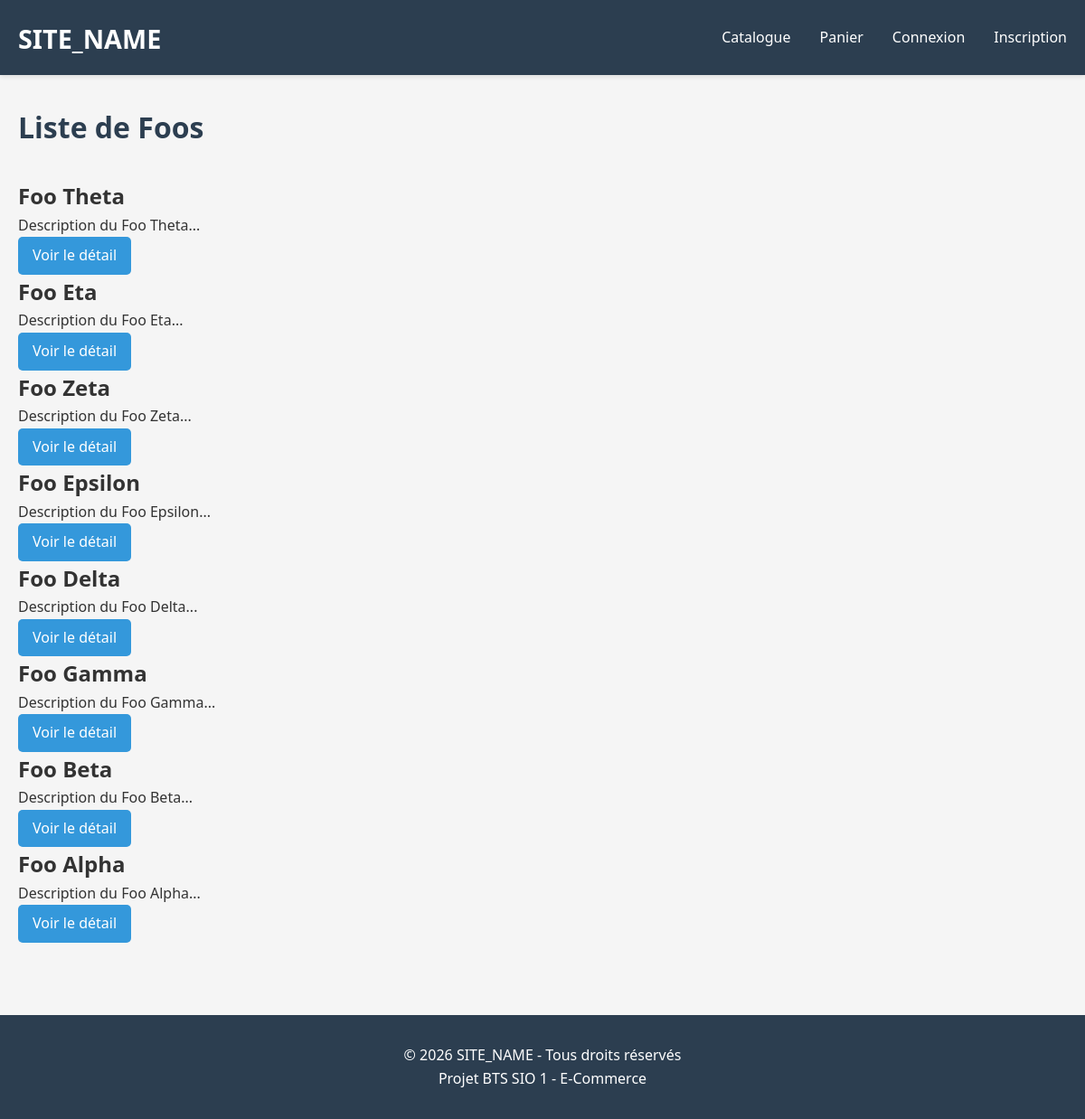
The page / on the database its author committed.
### tables this page shows
CREATE TABLE foos (
    id INT AUTO_INCREMENT PRIMARY KEY,
    nom VARCHAR(200) NOT NULL,
    description TEXT,
    date_ajout DATETIME DEFAULT CURRENT_TIMESTAMP,
    INDEX idx_nom (nom)
);

### controllers/FooController.php (called while the page is built, shortened)
<?php
require_once __DIR__ . '/../models/Foo.php';
class FooController {
    private $fooModel;
    public function __construct() {
        $this->fooModel = new Foo();
    }
    public function list() {
        $foos = $this->fooModel->getAll();
        require_once __DIR__ . '/../views/shop/catalog.php';
    }
}

### public/index.php (called while the page is built, shortened)
<?php
require_once '../config/database.php';
$action = $_GET['action'] ?? 'list';
$action = preg_replace('/[^a-zA-Z]/', '', $action);
$controllerInstance = new $controllerClass();
$controllerInstance->$action();

### config/database.php (called while the page is built, shortened)
<?php
class Database {
    private static $pdo = null;
    public static function getConnection() {
        if (self::$pdo === null) {
            try {
                $dsn = 'mysql:host=' . DB_HOST . ';dbname=' . DB_NAME . ';charset=' . DB_CHARSET;
                $options = [
                    PDO::ATTR_ERRMODE => PDO::ERRMODE_EXCEPTION,
                    PDO::ATTR_DEFAULT_FETCH_MODE => PDO::FETCH_ASSOC,
                    PDO::ATTR_EMULATE_PREPARES => false
                ];
                self::$pdo = new PDO($dsn, DB_USER, DB_PASS, $options);
            } catch (PDOException $e) {
                die('Erreur de connexion à la base de données : ' . $e->getMessage());
            }
        }
        return self::$pdo;
    }
}

### models/Foo.php (called while the page is built, shortened)
<?php
require_once __DIR__ . '/../config/database.php';
class Foo {
    private $pdo;
    public function __construct() {
        $this->pdo = Database::getConnection();
    }
    public function getAll() {
        $sql = "SELECT * FROM foos ORDER BY id DESC";
        $stmt = $this->pdo->query($sql);
        return $stmt->fetchAll();
    }
}

### views/shop/catalog.php (the view, shortened to what this page needs)
<?php
require_once __DIR__ . '/../layout/header.php';
?>
<div class="catalog-page">
    <h1>Liste de Foos</h1>
    <div class="foos-grid">
        <?php if (empty($foos)): ?>
            <p class="no-foos">Aucun élément disponible pour le moment.</p>
        <?php else: ?>
            <?php foreach ($foos as $foo): ?>
                <div class="foo-card">
                    <div class="foo-info">
                        <h2 class="foo-name">
                            <?= htmlspecialchars($foo['nom']) ?>
                        </h2>
                        <p class="foo-description">
                            <?= htmlspecialchars(substr($foo['description'], 0, 100)) ?>...
                        </p>
                        <div class="foo-actions">
                            <a href="index.php?controller=foo&action=show&id=<?= $foo['id'] ?>"
                               class="btn btn-primary">
                                Voir le détail
                            </a>
                        </div>
                    </div>
                </div>
            <?php endforeach; ?>
        <?php endif; ?>
    </div>
</div>
<?php
require_once __DIR__ . '/../layout/footer.php';
?>

### views/layout/header.php (shortened to what this page needs)
<!DOCTYPE html>
<html lang="fr">
<head>
    <link rel="stylesheet" href="<?= ASSETS_PATH ?>/css/style.css">
</head>
<body>
    <header class="main-header">
        <div class="container">
            <div class="header-content">
                <h1 class="logo">
                    <a href="index.php"><?= SITE_NAME ?></a>
                </h1>
                <nav class="main-nav">
                    <ul>
                        <li><a href="index.php?controller=product&action=list">Catalogue</a></li>
                        <li><a href="index.php?controller=cart&action=show">Panier</a></li>
                        <?php if (isset($_SESSION['client_id'])): ?>
                            <li><a href="index.php?controller=customer&action=account">Mon compte</a></li>
                            <li><a href="index.php?controller=customer&action=logout">Déconnexion</a></li>
                        <?php else: ?>
                            <li><a href="index.php?controller=customer&action=login">Connexion</a></li>
                            <li><a href="index.php?controller=customer&action=register">Inscription</a></li>
                        <?php endif; ?>
                    </ul>
                </nav>
            </div>
        </div>
    </header>
    <main class="main-content">
        <div class="container">

### views/layout/footer.php (shortened to what this page needs)
        </div>
    </main>
    <footer class="main-footer">
        <div class="container">
            <p>&copy; <?= date('Y') ?> <?= SITE_NAME ?> - Tous droits réservés</p>
            <p>Projet BTS SIO 1 - E-Commerce</p>
        </div>
    </footer>
</body>
</html>

### assets/css/style.css (style rules this page uses)
* { margin: 0; padding: 0; box-sizing: border-box; }
body { font-family: 'Segoe UI', Tahoma, Geneva, Verdana, sans-serif; font-size: 16px; line-height: 1.6; color: #333; background-color: #f5f5f5; }
.container { max-width: 1200px; margin: 0 auto; padding: 0 20px; }
.main-header { background-color: #2c3e50; color: white; padding: 1rem 0; box-shadow: 0 2px 5px rgba(0,0,0,0.1); }
.header-content { display: flex; justify-content: space-between; align-items: center; }
.logo a { color: white; text-decoration: none; font-size: 1.8rem; }
.main-nav ul { display: flex; list-style: none; gap: 2rem; }
.main-nav a { color: white; text-decoration: none; transition: color 0.3s; }
.main-content { min-height: calc(100vh - 200px); padding: 2rem 0; }
.btn { display: inline-block; padding: 0.5rem 1rem; text-decoration: none; border-radius: 5px; border: none; cursor: pointer; font-size: 1rem; transition: background-color 0.3s; }
.btn-primary { background-color: #3498db; color: white; }
.catalog-page h1 { margin-bottom: 2rem; color: #2c3e50; }
.main-footer { background-color: #2c3e50; color: white; text-align: center; padding: 2rem 0; margin-top: 3rem; }

### rows shown on the page
foos: nom "Foo Theta", description "Description du Foo Theta"
foos: nom "Foo Eta", description "Description du Foo Eta"
foos: nom "Foo Zeta", description "Description du Foo Zeta"
foos: nom "Foo Epsilon", description "Description du Foo Epsilon"
foos: nom "Foo Delta", description "Description du Foo Delta"
foos: nom "Foo Gamma", description "Description du Foo Gamma"
foos: nom "Foo Beta", description "Description du Foo Beta"
foos: nom "Foo Alpha", description "Description du Foo Alpha"

### other values the page prints
SITE_NAME "SITE_NAME"
